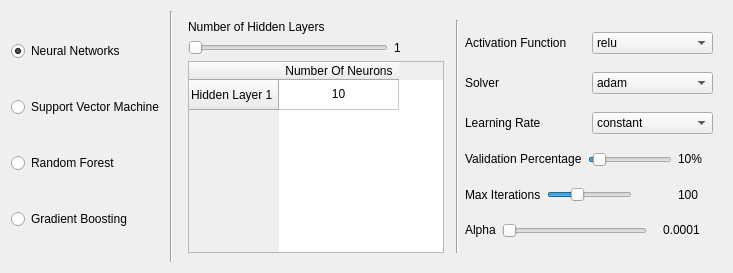
           <widget class="QWidget" name="page_regression">
            <layout class="QGridLayout" name="gridLayout_23">
             <item row="0" column="0">
              <layout class="QHBoxLayout" name="horizontalLayout_9">
               <property name="sizeConstraint">
                <enum>QLayout::SetMaximumSize</enum>
               </property>
               <item>
                <layout class="QVBoxLayout" name="verticalLayout_9">
                 <item>
                  <widget class="QRadioButton" name="nn_regression_radioButton">
                   <property name="text">
                    <string>Neural Networks</string>
                   </property>
                   <property name="checked">
                    <bool>true</bool>
                   </property>
                  </widget>
                 </item>
                 <item>
                  <widget class="QRadioButton" name="svm_regression_radioButton">
                   <property name="text">
                    <string>Support Vector Machine</string>
                   </property>
                  </widget>
                 </item>
                 <item>
                  <widget class="QRadioButton" name="randomforest_regression_radioButton">
                   <property name="text">
                    <string>Random Forest</string>
                   </property>
                  </widget>
                 </item>
                 <item>
                  <widget class="QRadioButton" name="gradientboosting_regression_radioButton">
                   <property name="text">
                    <string>Gradient Boosting</string>
                   </property>
                  </widget>
                 </item>
                </layout>
               </item>
               <item>
                <widget class="Line" name="line_2">
                 <property name="orientation">
                  <enum>Qt::Vertical</enum>
                 </property>
                </widget>
               </item>
               <item>
                <widget class="QStackedWidget" name="regression_parameters_stackedWidget">
                 <property name="currentIndex">
                  <number>0</number>
                 </property>
                 <widget class="QWidget" name="nn_regression_page">
                  <layout class="QGridLayout" name="gridLayout_24">
                   <item row="0" column="0">
                    <layout class="QHBoxLayout" name="horizontalLayout_17">
                     <item>
                      <layout class="QVBoxLayout" name="verticalLayout_11">
                       <item>
                        <widget class="QLabel" name="reg_nn_hidden_layers_label">
                         <property name="sizePolicy">
                          <sizepolicy hsizetype="Minimum" vsizetype="Preferred">
                           <horstretch>0</horstretch>
                           <verstretch>0</verstretch>
                          </sizepolicy>
                         </property>
                         <property name="maximumSize">
                          <size>
                           <width>160</width>
                           <height>16777215</height>
                          </size>
                         </property>
                         <property name="text">
                          <string>Number of Hidden Layers</string>
                         </property>
                        </widget>
                       </item>
                       <item>
                        <layout class="QHBoxLayout" name="horizontalLayout_19">
                         <item>
                          <widget class="QSlider" name="reg_nn_layers_horizontalSlider">
                           <property name="maximumSize">
                            <size>
                             <width>200</width>
                             <height>16777215</height>
                            </size>
                           </property>
                           <property name="minimum">
                            <number>1</number>
                           </property>
                           <property name="maximum">
                            <number>50</number>
                           </property>
                           <property name="orientation">
                            <enum>Qt::Horizontal</enum>
                           </property>
                          </widget>
                         </item>
                         <item>
                          <widget class="QLabel" name="reg_nn_layers_label">
                           <property name="text">
                            <string>1</string>
                           </property>
                          </widget>
                         </item>
                        </layout>
                       </item>
                       <item>
                        <widget class="QTableWidget" name="reg_nn_layers_tableWidget">
                         <property name="maximumSize">
                          <size>
                           <width>16777215</width>
                           <height>16777215</height>
                          </size>
                         </property>
                         <attribute name="horizontalHeaderDefaultSectionSize">
                          <number>120</number>
                         </attribute>
                         <row>
                          <property name="text">
                           <string>Hidden Layer 1</string>
                          </property>
                         </row>
                         <column>
                          <property name="text">
                           <string>Number Of Neurons</string>
                          </property>
                         </column>
                         <item row="0" column="0">
                          <property name="text">
                           <string>10</string>
                          </property>
                          <property name="textAlignment">
                           <set>AlignCenter</set>
                          </property>
                         </item>
                        </widget>
                       </item>
                      </layout>
                     </item>
                     <item>
                      <widget class="Line" name="line_3">
                       <property name="orientation">
                        <enum>Qt::Horizontal</enum>
                       </property>
                      </widget>
                     </item>
                     <item>
                      <widget class="Line" name="line_4">
                       <property name="orientation">
                        <enum>Qt::Vertical</enum>
                       </property>
                      </widget>
                     </item>
                     <item>
                      <layout class="QVBoxLayout" name="verticalLayout_8">
                       <item>
                        <layout class="QHBoxLayout" name="horizontalLayout_12">
                         <item>
                          <widget class="QLabel" name="label_16">
                           <property name="text">
                            <string>Activation Function</string>
                           </property>
                          </widget>
                         </item>
                         <item>
                          <widget class="QComboBox" name="reg_nn_actvfunc_comboBox">
                           <property name="maximumSize">
                            <size>
                             <width>160</width>
                             <height>16777215</height>
                            </size>
                           </property>
                           <item>
                            <property name="text">
                             <string>relu</string>
                            </property>
                           </item>
                           <item>
                            <property name="text">
                             <string>identity</string>
                            </property>
                           </item>
                           <item>
                            <property name="text">
                             <string>logistic</string>
                            </property>
                           </item>
                           <item>
                            <property name="text">
                             <string>tanh</string>
                            </property>
                           </item>
                          </widget>
                         </item>
                        </layout>
                       </item>
                       <item>
                        <layout class="QHBoxLayout" name="horizontalLayout_11">
                         <item>
                          <widget class="QLabel" name="label_17">
                           <property name="text">
                            <string>Solver</string>
                           </property>
                          </widget>
                         </item>
                         <item>
                          <widget class="QComboBox" name="reg_nn_solver_comboBox">
                           <property name="maximumSize">
                            <size>
                             <width>160</width>
                             <height>16777215</height>
                            </size>
                           </property>
                           <item>
                            <property name="text">
                             <string>adam</string>
                            </property>
                           </item>
                           <item>
                            <property name="text">
                             <string>lbfgs</string>
                            </property>
                           </item>
                           <item>
                            <property name="text">
                             <string>sgd</string>
                            </property>
                           </item>
                          </widget>
                         </item>
                        </layout>
                       </item>
                       <item>
                        <layout class="QHBoxLayout" name="horizontalLayout_13">
                         <item>
                          <widget class="QLabel" name="label_18">
                           <property name="text">
                            <string>Learning Rate</string>
                           </property>
                          </widget>
                         </item>
                         <item>
                          <widget class="QComboBox" name="reg_nn_learnrate_comboBox">
                           <property name="maximumSize">
                            <size>
                             <width>160</width>
                             <height>16777215</height>
                            </size>
                           </property>
                           <item>
                            <property name="text">
                             <string>constant</string>
                            </property>
                           </item>
                           <item>
                            <property name="text">
                             <string>invscaling</string>
                            </property>
                           </item>
                           <item>
                            <property name="text">
                             <string>adaptive</string>
                            </property>
                           </item>
                          </widget>
                         </item>
                        </layout>
                       </item>
                       <item>
                        <layout class="QHBoxLayout" name="horizontalLayout_32">
                         <item>
                          <widget class="QLabel" name="label_41">
                           <property name="sizePolicy">
                            <sizepolicy hsizetype="Fixed" vsizetype="Fixed">
                             <horstretch>0</horstretch>
                             <verstretch>0</verstretch>
                            </sizepolicy>
                           </property>
                           <property name="text">
                            <string>Validation Percentage</string>
                           </property>
                          </widget>
                         </item>
                         <item>
                          <widget class="QSlider" name="reg_nn_val_percentage_horizontalSlider">
                           <property name="sizePolicy">
                            <sizepolicy hsizetype="Expanding" vsizetype="Minimum">
                             <horstretch>0</horstretch>
                             <verstretch>0</verstretch>
                            </sizepolicy>
                           </property>
                           <property name="maximumSize">
                            <size>
                             <width>170</width>
                             <height>16777215</height>
                            </size>
                           </property>
                           <property name="minimum">
                            <number>5</number>
                           </property>
                           <property name="maximum">
                            <number>95</number>
                           </property>
                           <property name="value">
                            <number>10</number>
                           </property>
                           <property name="orientation">
                            <enum>Qt::Horizontal</enum>
                           </property>
                          </widget>
                         </item>
                         <item>
                          <widget class="QLabel" name="clas_nn_val_percent_label">
                           <property name="sizePolicy">
                            <sizepolicy hsizetype="Fixed" vsizetype="Fixed">
                             <horstretch>0</horstretch>
                             <verstretch>0</verstretch>
                            </sizepolicy>
                           </property>
                           <property name="minimumSize">
                            <size>
                             <width>35</width>
                             <height>0</height>
                            </size>
                           </property>
                           <property name="maximumSize">
                            <size>
                             <width>35</width>
                             <height>16777215</height>
                            </size>
                           </property>
                           <property name="baseSize">
                            <size>
                             <width>30</width>
                             <height>0</height>
                            </size>
                           </property>
                           <property name="text">
                            <string>10%</string>
                           </property>
                          </widget>
                         </item>
                        </layout>
                       </item>
                       <item>
                        <layout class="QHBoxLayout" name="horizontalLayout_15">
                         <item>
                          <widget class="QLabel" name="label">
                           <property name="sizePolicy">
                            <sizepolicy hsizetype="Preferred" vsizetype="Fixed">
                             <horstretch>0</horstretch>
                             <verstretch>0</verstretch>
                            </sizepolicy>
                           </property>
                           <property name="text">
                            <string>Max Iterations</string>
                           </property>
                          </widget>
                         </item>
                         <item>
                          <widget class="QSlider" name="reg_nn_max_iter_horizontalSlider">
                           <property name="sizePolicy">
                            <sizepolicy hsizetype="Expanding" vsizetype="Minimum">
                             <horstretch>0</horstretch>
                             <verstretch>0</verstretch>
                            </sizepolicy>
                           </property>
                           <property name="maximumSize">
                            <size>
                             <width>160</width>
                             <height>16777215</height>
                            </size>
                           </property>
                           <property name="minimum">
                            <number>1</number>
                           </property>
                           <property name="maximum">
                            <number>300</number>
                           </property>
                           <property name="value">
                            <number>100</number>
                           </property>
                           <property name="orientation">
                            <enum>Qt::Horizontal</enum>
                           </property>
                          </widget>
                         </item>
                         <item>
                          <spacer name="horizontalSpacer_7">
                           <property name="sizePolicy">
                            <sizepolicy hsizetype="Minimum" vsizetype="Minimum">
                             <horstretch>0</horstretch>
                             <verstretch>0</verstretch>
                            </sizepolicy>
                           </property>
                           <property name="orientation">
                            <enum>Qt::Horizontal</enum>
                           </property>
                           <property name="sizeType">
                            <enum>QSizePolicy::Minimum</enum>
                           </property>
                           <property name="sizeHint" stdset="0">
                            <size>
                             <width>40</width>
                             <height>20</height>
                            </size>
                           </property>
                          </spacer>
                         </item>
                         <item>
                          <widget class="QLabel" name="reg_nn_max_iter_label">
                           <property name="sizePolicy">
                            <sizepolicy hsizetype="Preferred" vsizetype="Fixed">
                             <horstretch>0</horstretch>
                             <verstretch>0</verstretch>
                            </sizepolicy>
                           </property>
                           <property name="minimumSize">
                            <size>
                             <width>35</width>
                             <height>0</height>
                            </size>
                           </property>
                           <property name="text">
                            <string>100</string>
                           </property>
                          </widget>
                         </item>
                        </layout>
                       </item>
                       <item>
                        <layout class="QHBoxLayout" name="horizontalLayout_16">
                         <item>
                          <widget class="QLabel" name="label_15">
                           <property name="sizePolicy">
                            <sizepolicy hsizetype="Preferred" vsizetype="Fixed">
                             <horstretch>0</horstretch>
                             <verstretch>0</verstretch>
                            </sizepolicy>
                           </property>
                           <property name="text">
                            <string>Alpha</string>
                           </property>
                          </widget>
                         </item>
                         <item>
                          <widget class="QSlider" name="reg_nn_alpha_horizontalSlider">
                           <property name="sizePolicy">
                            <sizepolicy hsizetype="Expanding" vsizetype="Minimum">
                             <horstretch>0</horstretch>
                             <verstretch>0</verstretch>
                            </sizepolicy>
                           </property>
                           <property name="maximumSize">
                            <size>
                             <width>160</width>
                             <height>16777215</height>
                            </size>
                           </property>
                           <property name="minimum">
                            <number>1</number>
                           </property>
                           <property name="maximum">
                            <number>100</number>
                           </property>
                           <property name="orientation">
                            <enum>Qt::Horizontal</enum>
                           </property>
                          </widget>
                         </item>
                         <item>
                          <spacer name="horizontalSpacer_3">
                           <property name="sizePolicy">
                            <sizepolicy hsizetype="Minimum" vsizetype="Minimum">
                             <horstretch>0</horstretch>
                             <verstretch>0</verstretch>
                            </sizepolicy>
                           </property>
                           <property name="orientation">
                            <enum>Qt::Horizontal</enum>
                           </property>
                           <property name="sizeType">
                            <enum>QSizePolicy::Minimum</enum>
                           </property>
                           <property name="sizeHint" stdset="0">
                            <size>
                             <width>10</width>
                             <height>5</height>
                            </size>
                           </property>
                          </spacer>
                         </item>
                         <item>
                          <widget class="QLabel" name="reg_nn_alpha_label">
                           <property name="sizePolicy">
                            <sizepolicy hsizetype="Preferred" vsizetype="Fixed">
                             <horstretch>0</horstretch>
                             <verstretch>0</verstretch>
                            </sizepolicy>
                           </property>
                           <property name="minimumSize">
                            <size>
                             <width>50</width>
                             <height>0</height>
                            </size>
                           </property>
                           <property name="text">
                            <string>0.0001</string>
                           </property>
                          </widget>
                         </item>
                        </layout>
                       </item>
                      </layout>
                     </item>
                    </layout>
                   </item>
                  </layout>
                 </widget>
                 <widget class="QWidget" name="svm_regression_page">
                  <layout class="QGridLayout" name="gridLayout_33">
                   <item row="0" column="0">
                    <widget class="QLabel" name="label_3">
                     <property name="text">
                      <string>SVM</string>
                     </property>
                    </widget>
                   </item>
                  </layout>
                 </widget>
                 <widget class="QWidget" name="randomforest_regression_page">
                  <layout class="QGridLayout" name="gridLayout_34">
                   <item row="0" column="0">
                    <widget class="QLabel" name="label_6">
                     <property name="text">
                      <string>Random</string>
                     </property>
                    </widget>
                   </item>
                  </layout>
                 </widget>
                 <widget class="QWidget" name="gradientboosting_regression_page">
                  <layout class="QGridLayout" name="gridLayout_35">
                   <item row="0" column="0">
                    <widget class="QLabel" name="label_7">
                     <property name="text">
                      <string>Boost</string>
                     </property>
                    </widget>
                   </item>
                  </layout>
                 </widget>
                </widget>
               </item>
              </layout>
             </item>
            </layout>
           </widget>
